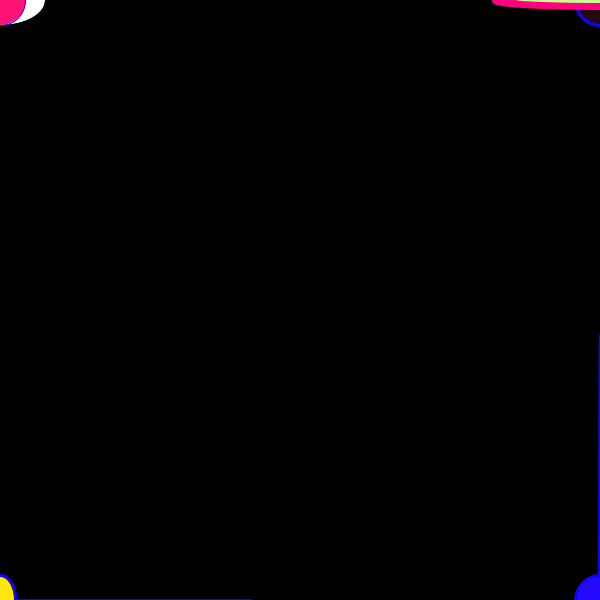
Frame 1 (no input)
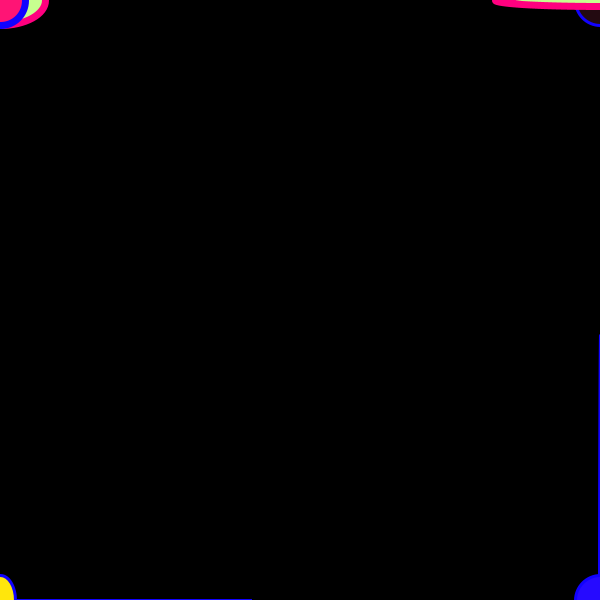
Frame 60 (the mouse pressed at the canvas centre just before this capture)
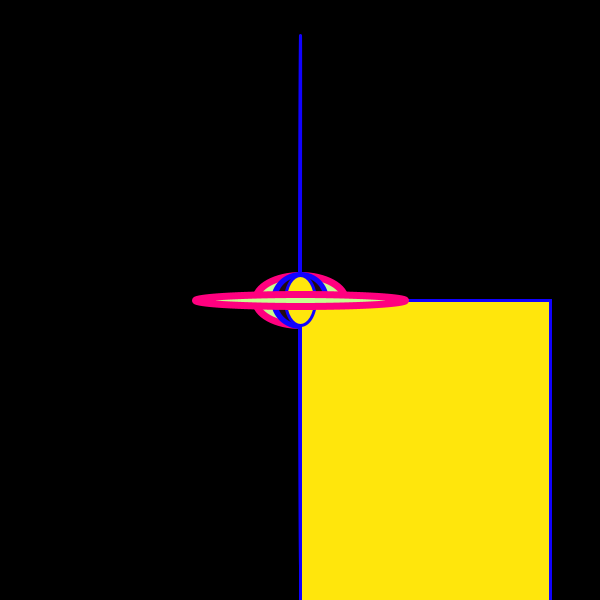
Frame 120 (the mouse held since frame 60 and released just before this capture)

The Processing sketch that drew these frames (run headless with seeded random() and noise(); from frame 60 on, the mouse is pressed at the canvas centre):

// Processing sketch: processing_185885
// ── processing_185885.pde


int mov = 10;
void setup() {
  size(600, 600);
}
void draw() {
background(0);
ellipse(mouseX,mouseY,mov,mov);
  ellipse(mouseX, mouseY,90, 50);
  stroke(17,2,1227);
    fill(415,20,117);
  ellipse(mouseY, mouseX,51, 50);
  strokeWeight(3);
  fill(5,20,127);
  ellipse(height-mouseY, width-mouseX,1, 530);
    fill(38,10,327);
  ellipse(width-mouseX,height-mouseY,50, 50);
    fill(35,10,17);
  ellipse(height-mouseY, mouseX,50, 50);
     fill(498,230,12);
 rect(mouseX,height-mouseY,250, 310);
  ellipse(mouseY, width-mouseX,30, 50);
  stroke(255,0,127);
  strokeWeight(7);
     fill(199,1940,143);
  ellipse(width-mouseX,mouseY,210, 12);
 
}
